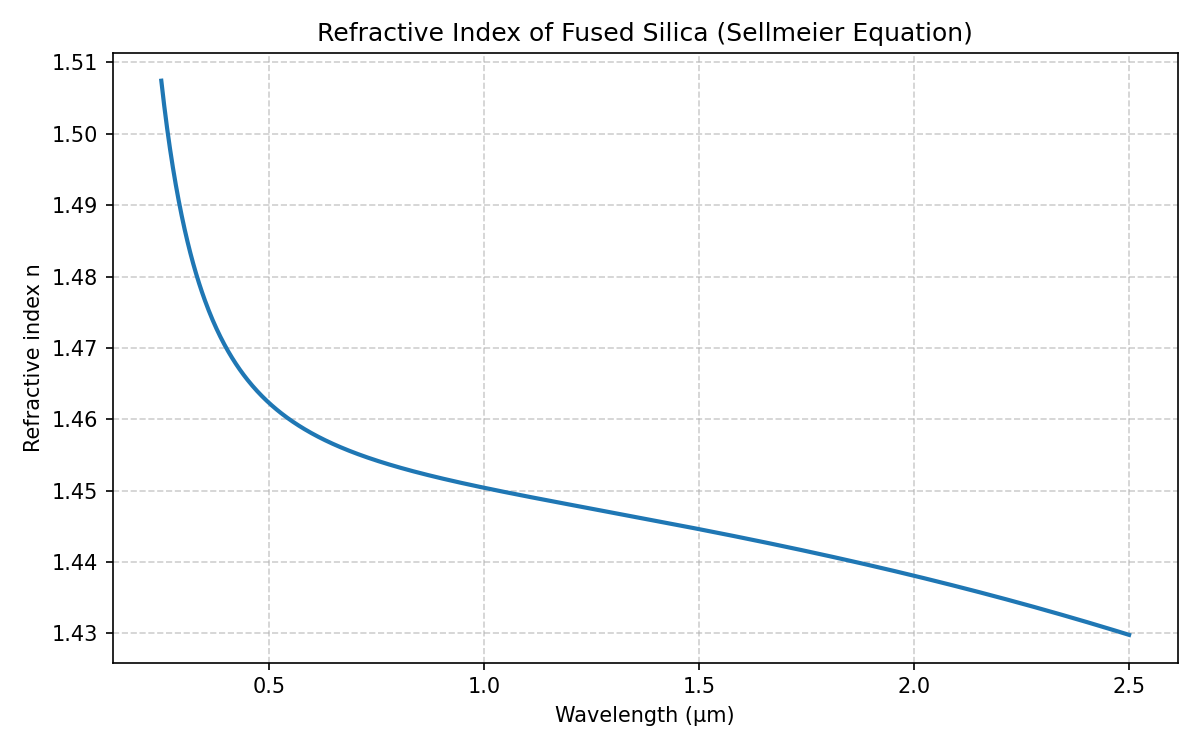

Here is the Python script that generated this plot:
import numpy as np
import matplotlib.pyplot as plt


def n_silica(wavelength_um):
    """Refractive index of fused silica via Sellmeier equation (Malitson 1965).

    Valid range: 0.21 - 6.7 um.
    """
    B1, B2, B3 = 0.6961663, 0.4079426, 0.8974794
    C1, C2, C3 = 0.0684043**2, 0.1162414**2, 9.896161**2

    l2 = wavelength_um**2
    n2 = 1 + (B1 * l2) / (l2 - C1) + (B2 * l2) / (l2 - C2) + (B3 * l2) / (l2 - C3)
    return np.sqrt(n2)


if __name__ == "__main__":
    wavelengths = np.linspace(0.25, 2.5, 1000)
    n = n_silica(wavelengths)

    plt.figure(figsize=(8, 5))
    plt.plot(wavelengths, n, color="tab:blue", linewidth=2)
    plt.xlabel("Wavelength (μm)")
    plt.ylabel("Refractive index n")
    plt.title("Refractive Index of Fused Silica (Sellmeier Equation)")
    plt.grid(True, linestyle="--", alpha=0.6)
#    plt.tight_layout()
#    plt.show()
    
    plt.tight_layout()
    plt.savefig("n_silica.png", dpi=150)
    print("Saved: n_silica.png")
